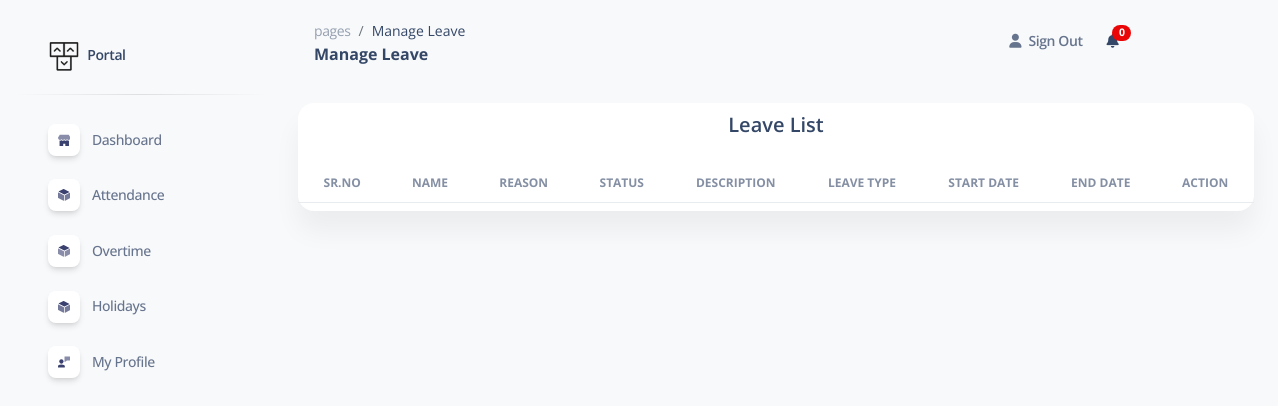
The page /ManageLeave.php on the database as committed earlier.
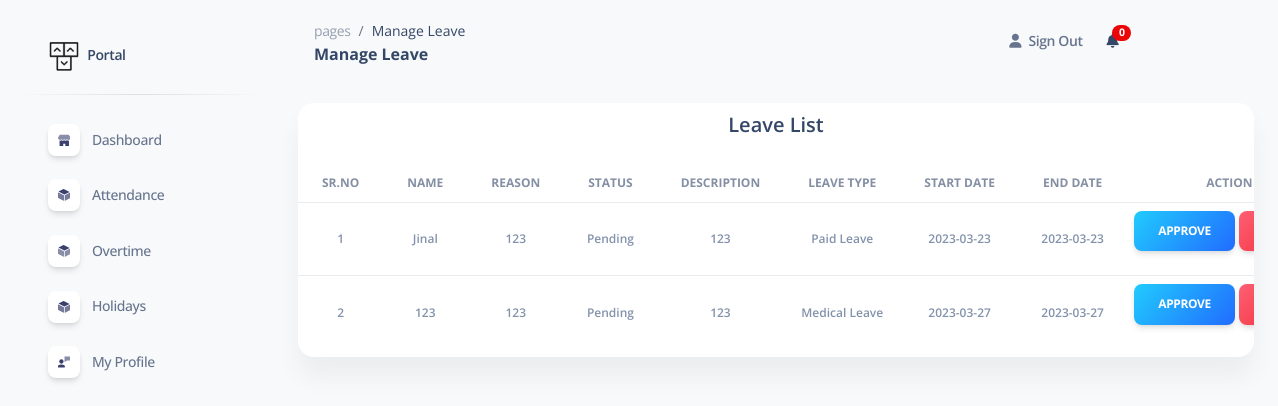
The same page on the database as committed later.
### tables this page shows
CREATE TABLE `leave_data` (
  `id` int(11) NOT NULL,
  `user_id` int(11) NOT NULL,
  `leave_reason` varchar(255) NOT NULL,
  `leave_description` text NOT NULL,
  `leave_type` varchar(255) DEFAULT NULL,
  `leave_start_date` date NOT NULL,
  `leave_end_date` date DEFAULT NULL,
  `total_days` varchar(255) NOT NULL,
  `leave_status` varchar(255) NOT NULL DEFAULT 'pending',
  `leave_reject_reason` varchar(255) NOT NULL,
  `read_status` int(11) NOT NULL,
  `created_date` datetime NOT NULL DEFAULT current_timestamp()
);

CREATE TABLE `user` (
  `user_id` int(11) NOT NULL,
  `user_name` varchar(255) NOT NULL,
  `user_email` varchar(50) NOT NULL,
  `user_password` varchar(50) NOT NULL,
  `user_type` int(50) NOT NULL DEFAULT 1 COMMENT '1 = user, 2 = admin',
  `user_image` text NOT NULL,
  `monthly_salary` int(15) DEFAULT NULL,
  `daily_salary` int(15) NOT NULL DEFAULT 0,
  `user_status` varchar(50) NOT NULL DEFAULT '1' COMMENT '1 = active , 0 = deactive',
  `created_date` datetime NOT NULL DEFAULT current_timestamp() COMMENT 'Created time and date'
);

### ManageLeave.php (the view, shortened to what this page needs)
<?php include 'dbcon.php'; ?>
<!DOCTYPE html>
<html lang="en">
<head>
  <link href="assets/css/nucleo-icons.css" rel="stylesheet" />
  <link href="assets/css/nucleo-svg.css" rel="stylesheet" />
  <link href="assets/css/nucleo-svg.css" rel="stylesheet" />
  <link id="pagestyle" href="assets/css/soft-ui-dashboard.css?v=1.0.3" rel="stylesheet" />
  <link rel="stylesheet" href="https://cdn.datatables.net/1.13.4/css/jquery.dataTables.css" />
</head>
<body class="g-sidenav-show  bg-gray-100">
  <?php include 'sidebar.php'; ?>
  <main class="main-content position-relative max-height-vh-100 h-100 mt-1 border-radius-lg ">
    <?php include "navbar.php"; ?>
    <div class="container-fluid py-4">
      <div class="row">
        <div class="col-12">
          <div class="card mb-4 w-100">
              <h5 class="p-2 text-center">Leave List</h5>
            <div class="card-body px-0 pt-2 pb-2">
              <div class="table-responsive p-0">
                <table class="table align-items-center mb-0 pt-2 pb-5" id="leavedata">
                  <thead>
                    <tr>
                      <th class="text-center text-uppercase text-xs font-weight-bolder opacity-8" name="user_id">Sr.no
                      </th>
                      <th class="text-center text-uppercase text-xs font-weight-bolder opacity-8"> Name</th>
                      <th class="text-center text-uppercase text-xs font-weight-bolder opacity-8">Reason
                      </th>
                      <th class="text-center text-uppercase text-xs font-weight-bolder opacity-8">Status
                      </th>
                      <th class="text-center text-uppercase text-xs font-weight-bolder opacity-8">
                        Description</th>
                      <th class="text-center text-uppercase text-xs font-weight-bolder opacity-8">Leave Type
                      </th>
                      <th class="text-center text-uppercase text-xs font-weight-bolder opacity-8">Start Date
                      </th>
                      <th class="text-center text-uppercase text-xs font-weight-bolder opacity-8">End Date
                      </th>
                      <th class="text-center text-uppercase text-xs font-weight-bolder opacity-8">Action
                      </th>
                    </tr>
                  </thead>
                  <tbody>
                    <?php
                    $sql = "SELECT user.user_name,user.user_email,user.user_id,leave_data.user_id ,leave_data.leave_reason, leave_data.leave_status, leave_data.leave_description,leave_data.leave_type ,leave_data.leave_start_date, leave_data.leave_end_date, leave_data.id FROM user INNER JOIN leave_data WHERE user.user_id = leave_data.user_id and leave_data.leave_status != 'Approve'and leave_data.leave_status != 'Reject' ";
                    $result = mysqli_query($con, $sql);
                    if (mysqli_num_rows($result) > 0) {
                      $srno = 1;
                      while ($row = mysqli_fetch_assoc($result)) {
                        $id = $row['user_id'];
                        $tableid = $row['id'];
                        ?>
                        <tr>
                          <td>
                            <div class="text-secondary text-xs font-weight-bold text-center">
                              <?php echo $srno; ?>
                            </div>
                          </td>
                          <td>
                            <div class="text-secondary text-xs font-weight-bold text-center">
                              <?php echo $row['user_name']; ?>
                            </div>
                          </td>
                          <td>
                            <div class="text-secondary text-xs font-weight-bold text-center">
                              <?php echo $row['leave_reason']; ?>
                            </div>
                          </td>
                          <td>
                            <div class="text-secondary text-xs font-weight-bold text-center">
                              <?php echo $row['leave_status']; ?>
                            </div>
                          </td>
                          <td>
                            <div class="text-secondary text-xs font-weight-bold text-center">
                              <?php echo $row['leave_description']; ?>
                            </div>
                          </td>
                          <td>
                            <div class="text-secondary text-xs font-weight-bold text-center">
                              <?php echo $row['leave_type']; ?>
                            </div>
                          </td>
                          <td>
                            <div class="text-secondary text-xs font-weight-bold text-center">
                              <?php echo $row['leave_start_date']; ?>
                            </div>
                          </td>
                          <td>
                            <div class="text-secondary text-xs font-weight-bold text-center">
                              <?php echo $row['leave_end_date']; ?>
                            </div>
                          </td>
                          <form method="POST" action="">
                            <td>
                              <div>
                                <a href="ManageLeave.php?id=<?php echo $id; ?>&tableid=<?php echo $tableid; ?>&action=approve"
                                  class='btn btn-info bg-gradient-info' name="approve">Approve</a>
                                <a href="ManageLeave.php?id=<?php echo $id; ?>&tableid=<?php echo $tableid; ?>&action=reject"
                                  class='btn btn-info bg-gradient-danger' data-bs-toggle="modal"
                                  data-bs-target="#exampleModal<?php echo $id; ?>" data-id="<?php echo $row['user_id'] ?>"
                                  name="reject">Reject</a>
                              </div>
                          </form>
                        </tr>
                        <?php $srno++;
                      }
                    } ?>
                  </tbody>
                </table>
              </div>
            </div>
          </div>
        </div>
      </div>
    </div>
    <div class="container-fluid py-4">
    </div>
  </main>
</body>
</body>
</html>

### sidebar.php (shortened to what this page needs)
<?php $activePage = basename($_SERVER['PHP_SELF'], ".php"); ?>
<aside class="sidenav navbar navbar-vertical navbar-expand-xs border-0 border-radius-xl my-3 fixed-start ms-3 " id="sidenav-main">
    <div class="sidenav-header">
      <a class="navbar-brand m-0" href="dashboard.php" target="">
        <img src="assets/img/logo-ct.png" class="navbar-brand-img h-100" alt="main_logo">
        <span class="ms-1 font-weight-bold">Portal</span>
      </a>
    </div>
    <hr class="horizontal dark mt-0">
    <div class="collapse navbar-collapse  w-auto  max-height-vh-100 h-100" id="sidenav-collapse-main">
      <ul class="navbar-nav">
        <li class="nav-item">
          <a class="nav-link <?= ($activePage == 'dashboard' || $activePage == 'admin_dashboard' || $activePage == 'user' || $activePage == 'edit_salary') ? 'active':''; ?>" <?php if ($_SESSION['user_type'] == "2") { ?>href="admin_dashboard.php"<?php }?>href="dashboard.php">
            <div class="icon icon-shape icon-sm shadow border-radius-md bg-white text-center me-2 d-flex align-items-center justify-content-center">
            </div>
            <span class="nav-link-text ms-1">Dashboard</span>
          </a>
        </li>
        <li class="nav-item">
          <a class="nav-link <?= ($activePage == 'attendance' || $activePage == 'dayspresent'|| $activePage=='dayleave'|| $activePage=='addattendance'|| $activePage=='applyforleaves' || $activePage=='admin_attendance' || $activePage=='view_employee_attendance'|| $activePage=='view_employee_present'|| $activePage=='view_employee_absent'|| $activePage=='view_holiday') ? 'active':'';?>"<?php if($_SESSION['user_type']=="2"){ ?>href="admin_attendance.php"<?php }?>href="attendance.php">
            <div class="icon icon-shape icon-sm shadow border-radius-md bg-white text-center me-2 d-flex align-items-center justify-content-center">
            </div>
            <span class="nav-link-text ms-1">Attendance</span>
          </a>
        </li>
        <li class="nav-item">
          <a class="nav-link <?= ($activePage == 'overtime' || $activePage == 'addOvertime' || $activePage == 'ManageOvertime') ? 'active' : ''; ?>" <?php if ($_SESSION['user_type'] == "2") { ?>href="ManageOvertime.php"<?php }?>href="overtime.php">
            <div class="icon icon-shape icon-sm shadow border-radius-md bg-white text-center me-2 d-flex align-items-center justify-content-center">
            </div>
            <span class="nav-link-text ms-1">Overtime</span>
          </a>
        </li>
        <li class="nav-item">
          <a class="nav-link <?= ($activePage == 'holiday' || $activePage == 'ManageHoliday' || $activePage == 'EditHoliday') ? 'active':''; ?>" <?php if($_SESSION['user_type']=="2"){ ?>href="ManageHoliday.php"<?php }?>href="holiday.php">
            <div class="icon icon-shape icon-sm shadow border-radius-md bg-white text-center me-2 d-flex align-items-center justify-content-center">
            </div>
            <span class="nav-link-text ms-1">Holidays</span>
          </a>
        </li>
        <li class="nav-item">
          <a class="nav-link <?= ($activePage == 'MyProfile') ? 'active':''; ?>" href="MyProfile.php">
            <div class="icon icon-shape icon-sm shadow border-radius-md bg-white text-center me-2 d-flex align-items-center justify-content-center">
            </div>
            <span class="nav-link-text ms-1">My Profile</span>
          </a>
        </li>
      </ul>
    </div>
</aside>

### navbar.php (shortened to what this page needs)
<?php
include 'dbcon.php';
?>
<?php $activePage = basename($_SERVER['PHP_SELF'], ".php"); ?>
<nav class="navbar navbar-main navbar-expand-lg px-0 mx-4 shadow-none border-radius-xl" id="navbarBlur"
  navbar-scroll="true">
  <div class="container-fluid py-1 px-3">
    <?php function ACTIVEPAGE($page, $page1)
    { ?>
      <nav aria-label="breadcrumb">
        <ol class="breadcrumb bg-transparent mb-0 pb-0 pt-1 px-0 me-sm-6 me-5">
          <li class="breadcrumb-item text-sm"><a class="opacity-5 text-dark" href="javascript:;">pages</a></li>
          <li class="breadcrumb-item text-sm text-dark active" aria-current="page">
            <?php echo "$page" ?>
          </li>
        </ol>
        <h6 class="font-weight-bolder mb-0">
          <?php echo "$page";
          echo " $page1"; ?>
        </h6>
      </nav>
    <?php } ?>
    <?php if ($activePage == 'dashboard') { ?>
      <?php ACTIVEPAGE('Dashboard', '') ?>
    <?php } elseif ($activePage == 'admin_dashboard') { ?>
      <?php ACTIVEPAGE('Admin Dashboard', '') ?>
    <?php } elseif ($activePage == 'user') { ?>
      <?php ACTIVEPAGE('Admin Dashboard', '/ Manage User') ?>
    <?php } elseif ($activePage == 'edit_salary') { ?>
      <?php ACTIVEPAGE('Admin Dashboard', '/ Edit Salary') ?>
    <?php } elseif ($activePage == 'ManageUser') { ?>
      <?php ACTIVEPAGE('ManageUser', '') ?>
    <?php } elseif ($activePage == 'EditUser') { ?>
      <?php ACTIVEPAGE('ManageUser', '/ Edit') ?>
    <?php } elseif ($activePage == 'attendance') { ?>
      <?php ACTIVEPAGE('Attendance', '') ?>
    <?php } elseif ($activePage == 'dayspresent') { ?>
      <?php ACTIVEPAGE('Attendance', '/ Days Present') ?>
    <?php } elseif ($activePage == 'dayleave') { ?>
      <?php ACTIVEPAGE('Attendance', '/ Days Leave') ?>
    <?php } elseif ($activePage == 'addattendance') { ?>
      <?php ACTIVEPAGE('Attendance', '/ Add Attendance') ?>
    <?php } elseif ($activePage == 'applyforleaves') { ?>
      <?php ACTIVEPAGE('Attendance', '/ Days Leave') ?>
    <?php } elseif ($activePage == 'admin_attendance') { ?>
      <?php ACTIVEPAGE('Admin Attendance', '') ?>
    <?php } elseif ($activePage == 'admin_attendance') { ?>
      <?php ACTIVEPAGE('Admin Attendance', '') ?>
    <?php } elseif ($activePage == 'view_employee_attendance') { ?>
      <?php ACTIVEPAGE('Admin Attendance', '/ view') ?>
    <?php } elseif ($activePage == 'view_employee_present') { ?>
      <?php ACTIVEPAGE('Admin Attendance', '/ present') ?>
    <?php } elseif ($activePage == 'view_employee_absent') { ?>
      <?php ACTIVEPAGE('Admin Attendance', '/ absent') ?>
    <?php } elseif ($activePage == 'view_holiday') { ?>
      <?php ACTIVEPAGE('Admin Attendance', '/ holiday') ?>
    <?php } elseif ($activePage == 'overtime') { ?>
      <?php ACTIVEPAGE('Overtime', '') ?>
    <?php } elseif ($activePage == 'addOvertime') { ?>
      <?php ACTIVEPAGE('Overtime', '/ Add Overtime') ?>
    <?php } elseif ($activePage == 'ManageOvertime') { ?>
      <?php ACTIVEPAGE('Manage Overtime', '') ?>
    <?php } elseif ($activePage == 'ManageLeave') { ?>
      <?php ACTIVEPAGE('Manage Leave', '') ?>
    <?php } elseif ($activePage == 'ManageHoliday') { ?>
      <?php ACTIVEPAGE('Manage Holiday', '') ?>
    <?php } elseif ($activePage == 'EditHoliday') { ?>
      <?php ACTIVEPAGE('Manage Holiday', '/ Edit ') ?>
    <?php } ?>
    <div class="collapse navbar-collapse mt-sm-0 mt-2 me-md-0 me-sm-4" id="navbar">
      <ul class="navbar-nav  justify-content-end">
        <li class="nav-item ms-md-auto pe-md-3 d-flex align-items-center">
          <a href="logout.php" class="nav-link text-body font-weight-bold px-0">
            <i class="fa fa-user me-sm-1"></i>
            <span class="d-sm-inline d-none">Sign Out</span>
          </a>
        </li>
        <?php
        $user_id = $_SESSION['user_id'];
        $sql2 =
          $result = mysqli_query($con, "SELECT * from leave_data WHERE user_id='$user_id' AND leave_status = 'Approve' AND read_status='0'");
        $count = mysqli_num_rows($result);
        ?>
        <form method="POST" action="">
          <li class="nav-item dropdown ms-md-auto pe-md-3 d-flex align-items-center">
            <a class="nav-link" href="&action=read" type="submit" role="button" data-bs-toggle="dropdown"
              aria-expanded="false" name="submit">
              <i class="fa fa-bell cursor-pointer"></i><span
                class="badge rounded-pill bg-danger text-center d-inline-flex align-items-center justify-content-center"
                style="width:10%; height:2vh; position: relative; top: -10px; left: -6px;">
                <?php echo $count; ?>
              </span>
            </a>
          </li>
        </form>
      </ul>
    </div>
  </div>
</nav>

### assets/css/nucleo-svg.css (style rules this page uses)
.icon { display: inline-block; color: #111111; height: 1em; width: 1em; }
.icon-sm { height: 0.8em; width: 0.8em; }
.icon { fill: currentColor; stroke: none; }

Rows that differ between the two databases and show on the page:
added leave_data: user.user_name "Jinal", leave_reason "123", leave_status "Pending", leave_description "123", leave_type "Paid Leave", leave_start_date "2023-03-23", leave_end_date "2023-03-23"
added leave_data: user.user_name "123", leave_reason "123", leave_status "Pending", leave_description "123", leave_type "Medical Leave", leave_start_date "2023-03-27", leave_end_date "2023-03-27"
